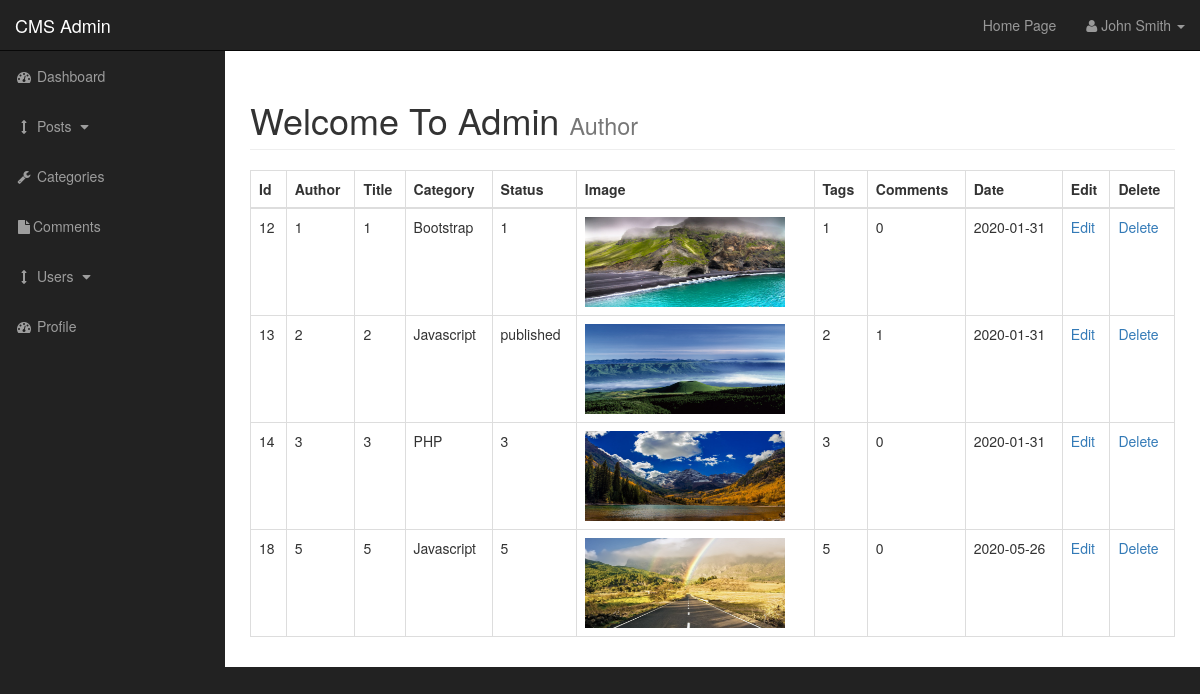
The page /admin/posts.php on the database its author committed.
### tables this page shows
CREATE TABLE `posts` (
  `post_id` int(3) NOT NULL,
  `post_category_id` int(3) NOT NULL,
  `post_title` varchar(255) NOT NULL,
  `post_author` varchar(255) NOT NULL,
  `post_date` date NOT NULL,
  `post_image` text NOT NULL,
  `post_content` text NOT NULL,
  `post_tags` varchar(255) NOT NULL,
  `post_comment_count` int(11) NOT NULL,
  `post_status` varchar(255) NOT NULL DEFAULT 'draft'
);

CREATE TABLE `categories` (
  `cat_id` int(3) NOT NULL,
  `cat_title` varchar(255) NOT NULL
);

### admin/includes/view_all_posts.php (the view, shortened to what this page needs)
<table class="table table-bordered table-hover">
    <thead>
    <tr>
        <th>Id</th>
        <th>Author</th>
        <th>Title</th>
        <th>Category</th>
        <th>Status</th>
        <th>Image</th>
        <th>Tags</th>
        <th>Comments</th>
        <th>Date</th>
        <th>Edit</th>
        <th>Delete</th>
    </tr>
    </thead>
    <tbody>
    <?php
    $query = "SELECT * FROM posts" ;
    $select_post = mysqli_query($connection,$query);
    while($row = mysqli_fetch_assoc($select_post)){
        $post_id = $row['post_id'];
        $post_author = $row['post_author'];
        $post_title = $row['post_title'];
        $post_category_id = $row['post_category_id'];
        $post_status = $row['post_status'];
        $post_image = $row['post_image'];
        $post_tags = $row['post_tags'];
        $post_comment_count = $row['post_comment_count'];
        $post_date = $row['post_date'];
    echo "<tr>";
    echo "<td>$post_id</td>";
    echo "<td>$post_author</td>";
    echo "<td>$post_title</td>";
    $query = "SELECT * FROM categories WHERE cat_id = $post_category_id ";
            $select_categories_id = mysqli_query($connection, $query);
            while ($row = mysqli_fetch_assoc($select_categories_id)) {
                $cat_title = $row['cat_title'];
                echo "<td>$cat_title</td>";
}
    echo "<td>$post_status</td>";
    echo "<td><img width='200' height='90' src='../images/$post_image'></td>";
    echo "<td>$post_tags</td>";
    echo "<td>$post_comment_count</td>";
    echo "<td>$post_date</td>";
    echo "<td><a href='posts.php?source=edit_post&p_id={$post_id}'>Edit</a></td>";
    echo "<td><a href='posts.php?delete={$post_id}'>Delete</a></td>";
    echo "</tr>";
    }
    ?>
    </tbody>
</table>

### admin/css/sb-admin.css (style rules this page uses)
body { margin-top: 100px; background-color: #222; }
@media (min-width:768px) { body { margin-top: 50px; } }

### rows shown on the page
posts: post_id "12", post_author "1", post_title "1", post_status "1", post_image (picture), post_tags "1", post_comment_count "0", post_date "2020-01-31"
categories: cat_title "Bootstrap"
posts: post_id "13", post_author "2", post_title "2", post_status "published", post_image (picture), post_tags "2", post_comment_count "1", post_date "2020-01-31"
categories: cat_title "Javascript"
posts: post_id "14", post_author "3", post_title "3", post_status "3", post_image (picture), post_tags "3", post_comment_count "0", post_date "2020-01-31"
categories: cat_title "PHP"
posts: post_id "18", post_author "5", post_title "5", post_status "5", post_image (picture), post_tags "5", post_comment_count "0", post_date "2020-05-26"
